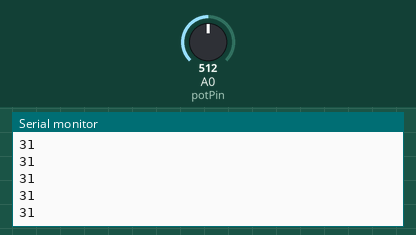
Bench run of a sketch on a simulated Arduino Uno, built with avr-gcc and run on an emulated ATmega328P. On the bench: the last lines printed to the serial monitor. The test bench sets the inputs (shaded band); at power-on: A0 (potPin) = 512.

Above: at 1.2 s.
1.3 s: A0 (potPin) set to 716
At 1.31 s:
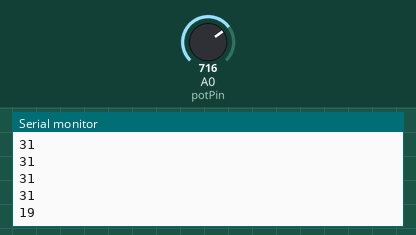
2.8 s: A0 (potPin) set to 900
At 2.81 s:
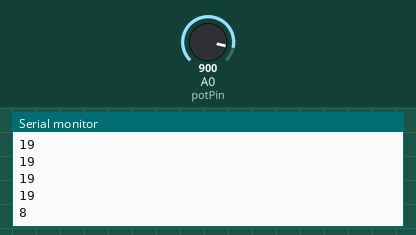
Timing chart, 0 to 5.8 s (numbered marks = the images above; inputs shaded):
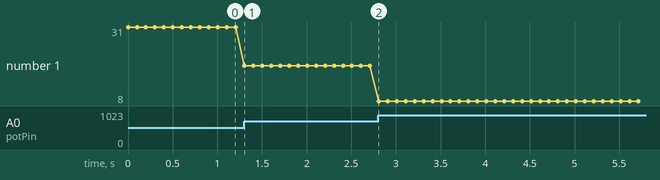

The sketch:

volumeControl.ino
```cpp
int const potPin = A0;
int potVal;
int vol;


void setup()
{
  Serial.begin(9600);
}

void loop()
{
  potVal = analogRead(potPin);//potenciometro
  vol = map(potVal,0,1023,61,0);//volumen PC
  Serial.println(vol);
  delay(100);
}
```

Measured:
- after the input at 1.3 s, the serial monitor: prints a new line at once (image 1)
- after the input at 2.8 s, the serial monitor: prints a new line at once (image 2)
- plotted number 1: 31 → 19 after the input at 1.3 s, 19 → 8 after the input at 2.8 s
